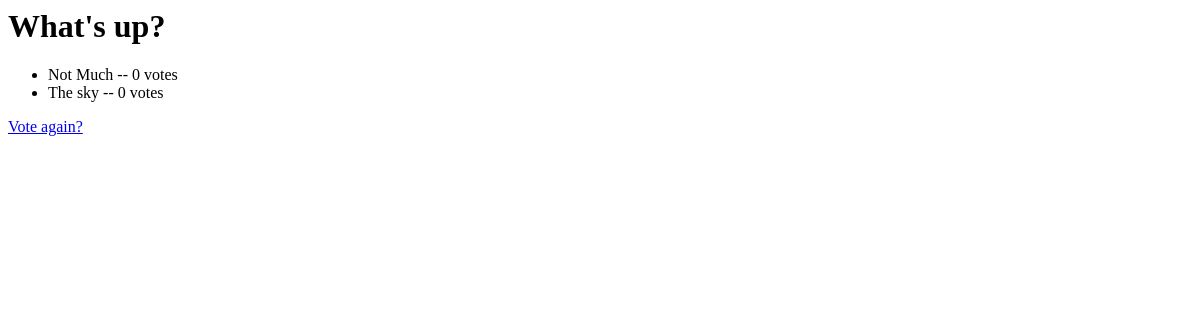
Before: /polls/1/results/ with the older database file.
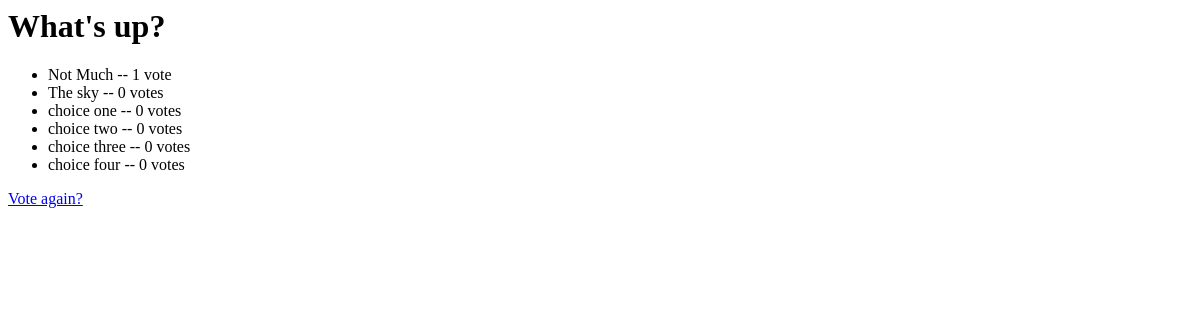
After: the same page with the newer database file.
### polls/models.py (models this page shows, shortened)
class Question(models.Model):
	question_text = models.CharField(max_length=200)
	pub_date = models.DateTimeField('date published', default=timezone.now())
	def was_published_recently(self):
		return timezone.now() - datetime.timedelta(days=1) <= self.pub_date <= timezone.now()
	was_published_recently.boolean = True
	was_published_recently.short_description = 'Published recently?'

class Choice(models.Model):
	question = models.ForeignKey(Question)
	choice_text = models.CharField(max_length=200)
	votes = models.IntegerField(default=0)

### polls/views.py (the view)
# urls.py: url(r'^(?P<pk>\d+)/results/$', views.ResultsView.as_view(), name='results'),
class ResultsView(generic.DetailView):
    model = Question
    template_name = 'polls/results.html'
    def get_queryset(self):
        return Question.objects.filter(pub_date__lte=timezone.now())

### polls/templates/polls/results.html
<h1>{{ question.question_text }}</h1>
<ul>
{% for choice in question.choice_set.all %}
    <li>{{ choice.choice_text }} -- {{ choice.votes }} vote{{ choice.votes|pluralize }}</li>
{% endfor %}
</ul>
<a href="{% url 'polls:detail' question.id %}">Vote again?</a>

Changed rows visible on the page:
changed Choice "Not Much": votes "0" → "1"
added Choice: choice_text "choice one", votes "0"
added Choice: choice_text "choice two", votes "0"
added Choice: choice_text "choice three", votes "0"
added Choice: choice_text "choice four", votes "0"
